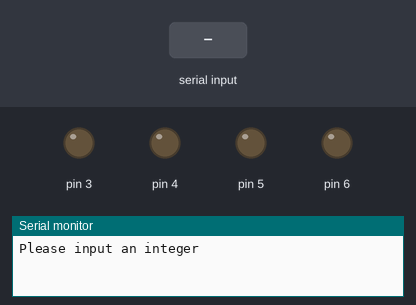
The sketch below on a simulated Arduino Uno, built with avr-gcc and run on an emulated ATmega328P. Shown: output pins drawn as LEDs (lit = HIGH), the last lines printed to the serial monitor. The test bench sets the inputs (shaded band).

Above: at 1.2 s.
1.3 s: "90,45\n" received over Serial
At 2.0 s:
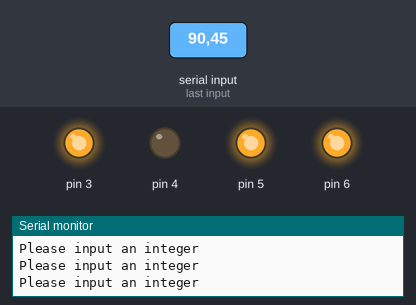
3.8 s: "30,150\n" received over Serial
At 4.6 s:
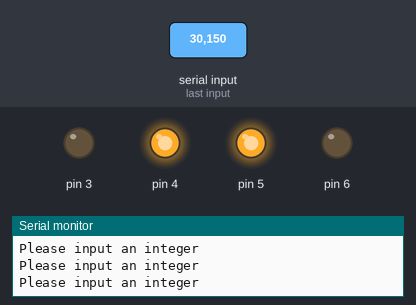
6.3 s: "1\n" received over Serial
At 6.8 s:
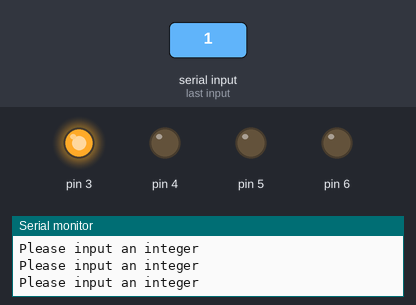
8.8 s: "5\n" received over Serial
At 9.6 s:
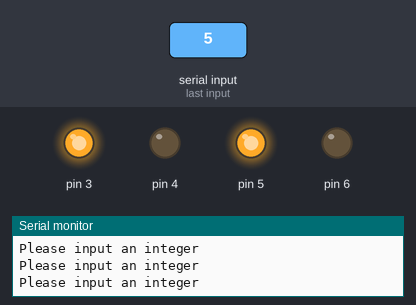
11.3 s: "200\n" received over Serial
At 11.9 s:
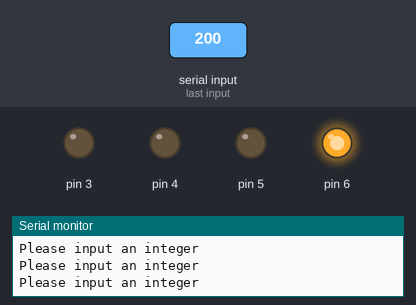
Timing chart, 0 to 14.3 s (numbered marks = the images above; inputs shaded):
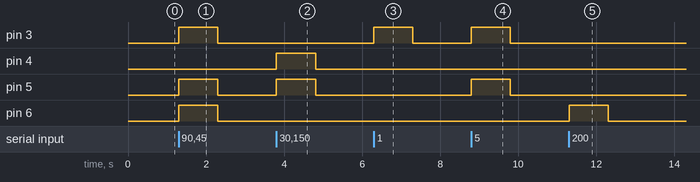

The sketch:

binary.ino
```cpp
int num;
void setup() {
  // put your setup code here, to run once:
pinMode(3,OUTPUT);
pinMode(4,OUTPUT);
pinMode(5,OUTPUT);
pinMode(6,OUTPUT);
Serial.begin(9600);
}

void loop() {
  // put your main code here, to run repeatedly:
  int i,dig;
Serial.println("Please input an integer");
while(Serial.available()==0){}
num=Serial.parseInt();
for(i=3;i<=6;i++)
{
  dig=num%2;
  num=num/2;
  if(dig==1)
  digitalWrite(i,HIGH);
  else digitalWrite(i,LOW);

}


}
```

Measured:
- after the input at 1.3 s, pin 3, pin 5, pin 6: LOW → HIGH at once, → LOW 1.0 s later
- after the input at 3.8 s, pin 4, pin 5: LOW → HIGH at once, → LOW 1.0 s later
- after the input at 6.3 s, pin 3: LOW → HIGH at once, → LOW 1.0 s later
- after the input at 8.8 s, pin 3, pin 5: LOW → HIGH at once, → LOW 1.0 s later
- after the input at 11.3 s, pin 6: LOW → HIGH at once, → LOW 1.0 s later
